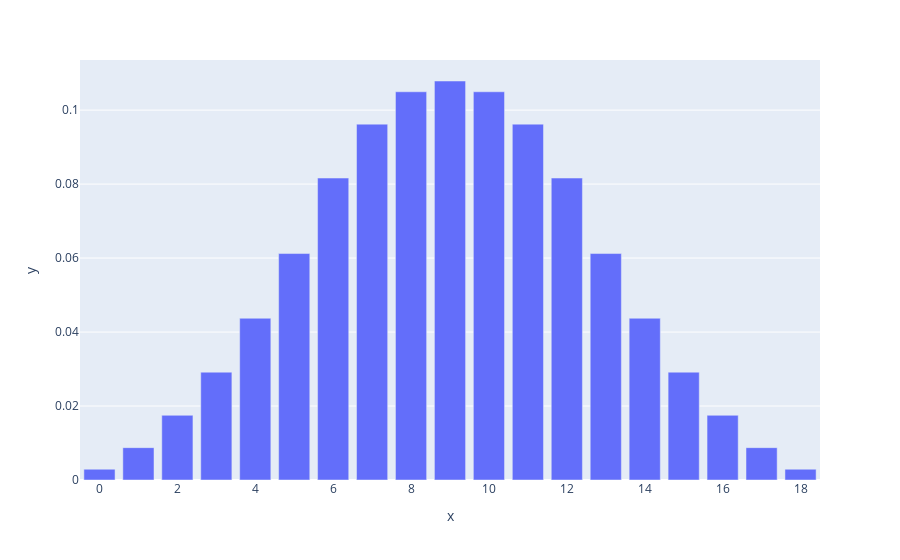

The code cell stored with this chart in its notebook:
### Code cell
Z = scipy.signal.convolve(Y, X)  # 3X.
px.bar(x=range(0, len(Z)), y=Z).show()

### Figure 1 — Plotly figure (JSON) as saved in the notebook; plotly's stock layout.template omitted (floating-point values rounded to 4 significant figures)
{"data": [{"alignmentgroup": "True", "hovertemplate": "x=%{x}<br>y=%{y}<extra></extra>", "legendgroup": "", "marker": {"color": "#636efa", "pattern": {"shape": ""}}, "name": "", "offsetgroup": "", "orientation": "v", "showlegend": false, "textposition": "auto", "type": "bar", "x": [0, 1, 2, 3, 4, 5, 6, 7, 8, 9, 10, 11, 12, 13, 14, 15, 16, 17, 18], "xaxis": "x", "y": [0.002915, 0.008746, 0.01749, 0.02915, 0.04373, 0.06122, 0.08163, 0.09621, 0.105, 0.1079, 0.105, 0.09621, 0.08163, 0.06122, 0.04373, 0.02915, 0.01749, 0.008746, 0.002915], "yaxis": "y"}], "layout": {"barmode": "relative", "legend": {"tracegroupgap": 0}, "margin": {"t": 60}, "xaxis": {"anchor": "y", "domain": [0, 1], "title": {"text": "x"}}, "yaxis": {"anchor": "x", "domain": [0, 1], "title": {"text": "y"}}}}
